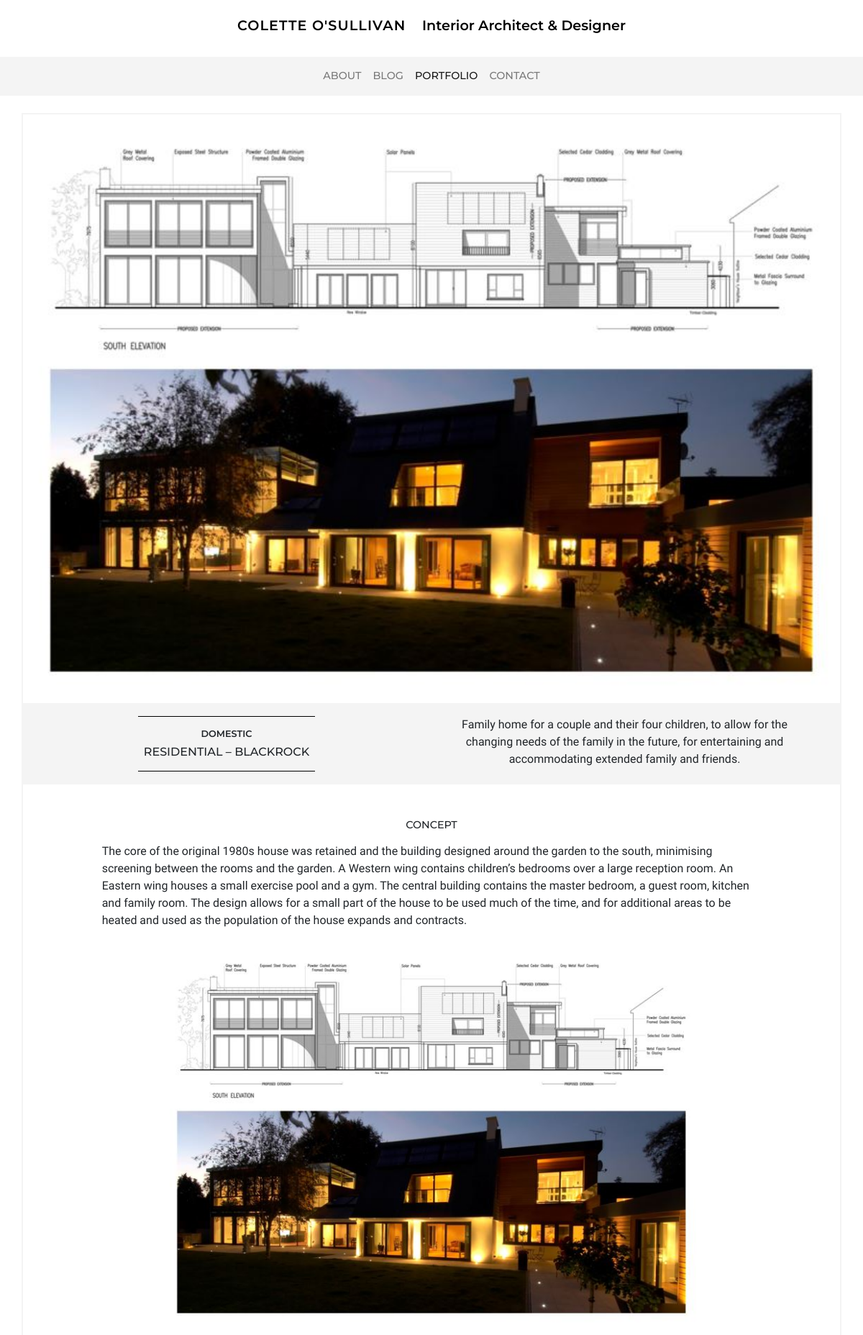
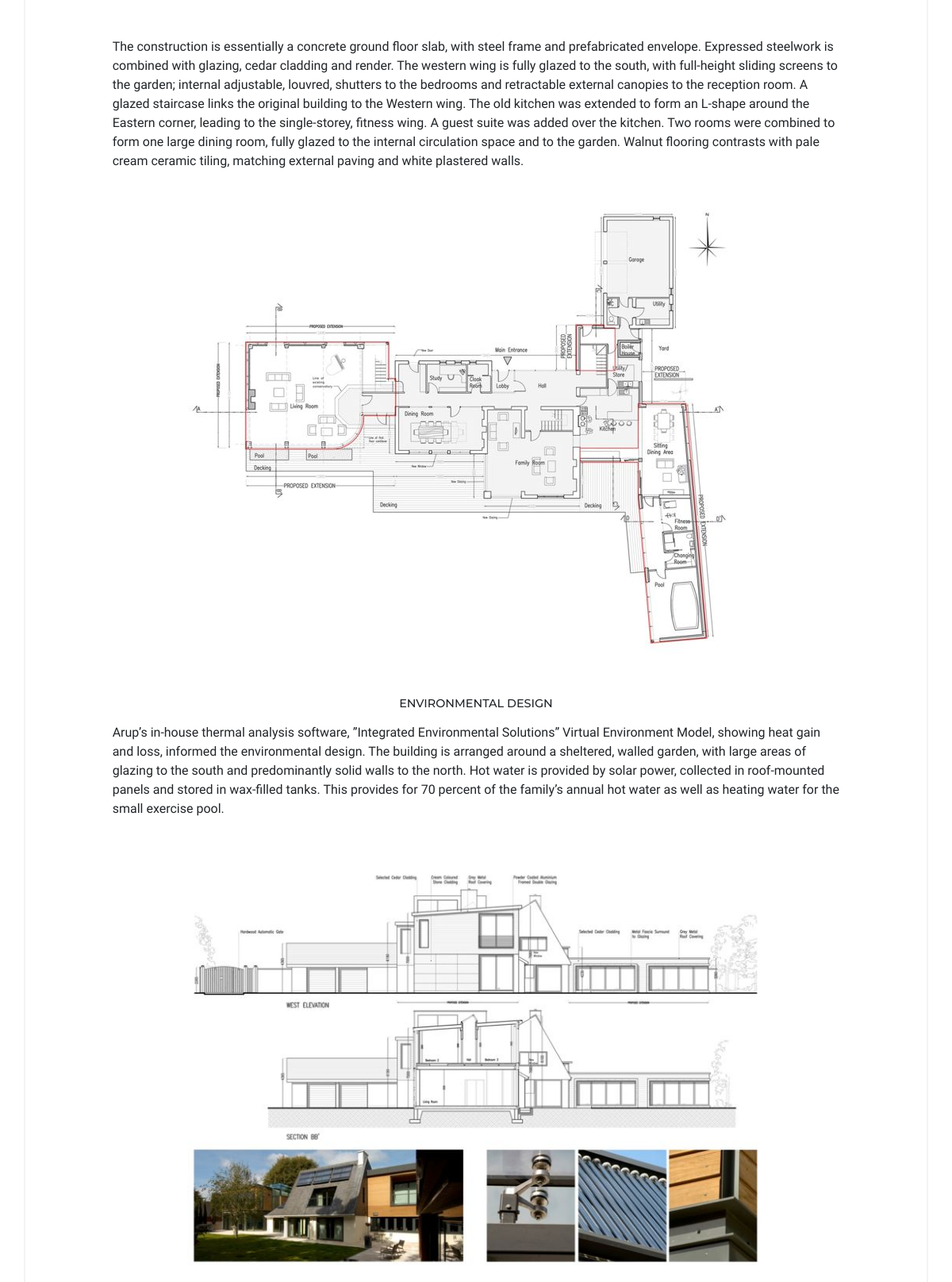
Page /portfolio/7/ (upper part) on the committed database (2 pictures, top to bottom).
### portfolio/models.py (models this page shows, shortened)
class Project(models.Model):
    category = models.ForeignKey('Category', null=True, on_delete=models.CASCADE, related_name='projects')
    title = models.CharField(max_length=200)
    date = models.DateField(default=timezone.now)
    image_portrait = models.ImageField(default='project_portrait_default.jpg', upload_to="project_images")
    image_landscape = models.ImageField(default='project_landscape_default.jpg', upload_to="project_images")
    content = models.TextField()
    order = models.IntegerField(null=True, blank=True)
    home = models.BooleanField(default=False)
    exclude = models.BooleanField(default=False)

class Category(models.Model):
    title = models.CharField(max_length=100)

class Section(models.Model):
    project = models.ForeignKey('Project', on_delete=models.CASCADE, related_name='sections')
    title = models.CharField(max_length=500, blank=True)
    image = models.ImageField(blank=True, upload_to="project_images")
    caption = models.CharField(max_length=200, blank=True)
    caption_url = models.URLField(max_length=200, blank=True)
    content = models.TextField()
    exclude = models.BooleanField(default=False)

### portfolio/views.py (the view)
# urls.py: path('<pk>/', views.project, name='project'),
def project(request, pk):
    project = Project.objects.get(pk=pk)
    sections = Section.objects.filter(project=project)
    downloads = Download.objects.filter(project=project, exclude=False)
    context = {'title': 'Portfolio', 'project': project, 'sections': sections, 'downloads': downloads}
    return render(request, 'portfolio/project.html', context)

### portfolio/templates/portfolio/project.html (shortened to what this page needs)
{% extends 'base.html' %}
{% block content %}
<header class="row" data-page="{{ title }}">
    <div class="col-12 order-3 order-md-1 text-center p-0">
        <img src="{{ project.image_landscape.url }}" class="d-none d-md-block image-fluid w-100 border-color--stone"
            alt="Project landscape Placeholder image">
    </div>
    <div class="col-12 col-md-6 order-1 order-md-2 d-flex justify-content-center bg-color--stone">
        <div class="align-self-center m-3 text-center">
            <div class="header-border">
                <h1 class="header-category">{{ project.category.title }}</h1>
                <h2 class="header-title">{{ project.title }}</h2>
            </div>
        </div>
    </div>
    <div class="col-12 col-md-6 order-2 order-md-3 text-center bg-color--stone pr-lg-5 ">
        <p>{{ project.content|linebreaks }}</p>
    </div>
</header>
<section class="row border-color--stone">
    <div class="col-12 col-lg-10 offset-lg-1 mb-5">
        {% for section in sections %}
        <div class="mt-5">
            <h3 class="h-section">{{ section.title }}</h3>
            <p>{{ section.content|linebreaks }}</p>
            {% if section.image %}
            <figure class="row">
                <div class="col-12 col-lg-10 offset-lg-1">
                    <img src="{{ section.image.url }}" class="img-fluid" alt="Placeholder image">
                </div>
            </figure>
            {% endif %}
        </div>
        {% endfor %}
    </div>
</section>
{% endblock %}

### static/css/main.css (style rules this page uses)
body { font-family: 'Ibarra Real Nova', serif; }
h1, h2, h3, h4 { font-family: 'Montserrat', sans-serif; text-transform: uppercase; }
.h-section { font-weight: 500; font-size: .9rem; text-align: center; }
.header-border { border-top: solid 1px #000000; border-bottom: solid 1px #000000; text-align: center; padding: .5rem; }
.header-category { font-weight: 600; font-size: .8rem; margin-top: .5rem; text-transform: uppercase; }
.header-title { font-weight: 500; font-size: 1rem; text-transform: uppercase; }
.bg-color--stone { background-color: rgba(244, 244, 244, .95); }
.border-color--stone { border: 2px solid rgba(244, 244, 244); }

### rows in the picture
Project: image_landscape (picture), category "DOMESTIC", title "RESIDENTIAL – BLACKROCK", content "Family home for a couple and their four children, to allow for the changing needs of the family in the future, for entertaining and accommodating extended family and friends."
Section: title "CONCEPT", content "The core of the original 1980s house was retained and the building designed around the garden to the south, minimising screening between the rooms and the garden. A Western wing contains children’s bedrooms over a large reception room. An Eastern wing houses a small exercise pool and a gym. The central building contains the master bedroom, a guest room, kitchen and family room. The design allows for a small part of the house to be used much of the time, and for additional areas to be heated and used as the population of the house expands and contracts.", image (picture)
Section: content "The construction is essentially a concrete ground floor slab, with steel frame and prefabricated envelope. Expressed steelwork is combined with glazing, cedar cladding and render. The western wing is fully glazed to the south, with full-height sliding screens to the garden; internal adjustable, louvred, shutters to the bedrooms and retractable external canopies to the reception room. A glazed staircase links the original building to the Western wing. The old kitchen was extended to form an L-shape around the Eastern corner, leading to the single-storey, fitness wing. A guest suite was added over the kitchen. Two rooms were combined to form one large dining room, fully glazed to the internal…", image (picture)
Section: title "ENVIRONMENTAL DESIGN", content "Arup’s in-house thermal analysis software, ”Integrated Environmental Solutions” Virtual Environment Model, showing heat gain and loss, informed the environmental design. The building is arranged around a sheltered, walled garden, with large areas of glazing to the south and predominantly solid walls to the north. Hot water is provided by solar power, collected in roof-mounted panels and stored in wax-filled tanks. This provides for 70 percent of the family’s annual hot water as well as heating water for the small exercise pool.", image (picture)
